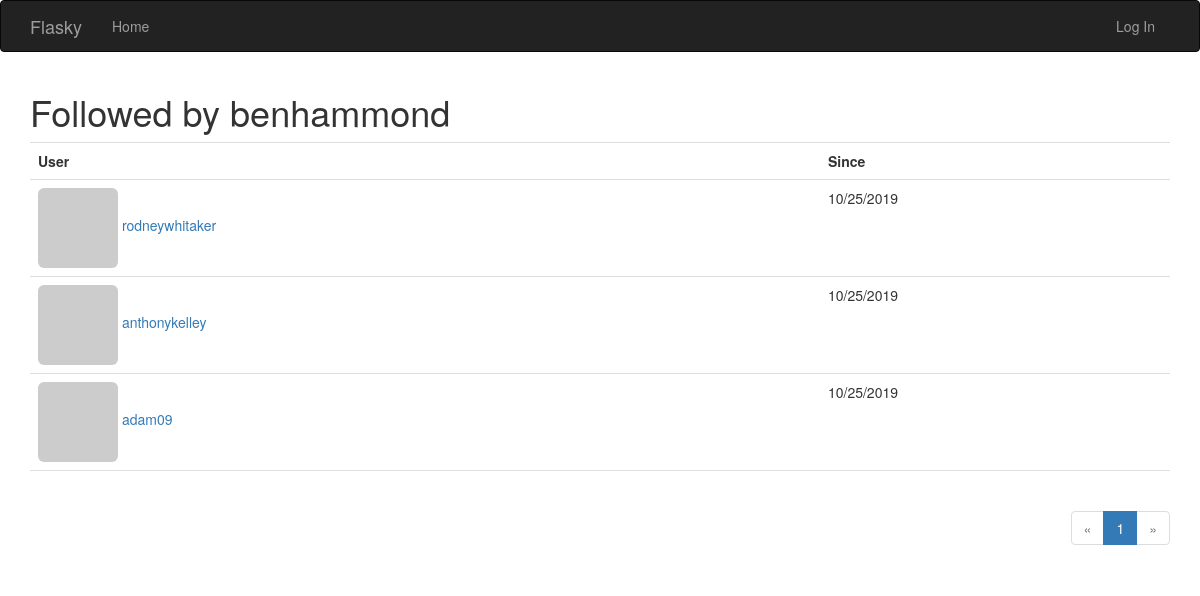
The app's page /followed_by/benhammond with its own data.
### app/models.py (models this page shows, shortened)
class User(UserMixin, db.Model):
    __tablename__ = 'users'
    id = db.Column(db.Integer, primary_key=True)
    email = db.Column(db.String(64), unique=True, index=True)
    username = db.Column(db.String(64), unique=True, index=True)
    role_id = db.Column(db.Integer, db.ForeignKey('roles.id'))
    password_hash = db.Column(db.String(128))
    confirmed = db.Column(db.Boolean, default=False)
    name = db.Column(db.String(64))
    location = db.Column(db.String(64))
    about_me = db.Column(db.Text())
    member_since = db.Column(db.DateTime(), default=datetime.utcnow)
    last_seen = db.Column(db.DateTime(), default=datetime.utcnow)
    avatar_hash = db.Column(db.String(32))
    posts = db.relationship('Post', backref='author', lazy='dynamic')
    followed = db.relationship('Follow',
                               foreign_keys=[Follow.follower_id],
                               backref=db.backref('follower', lazy='joined'),
                               lazy='dynamic',
                               cascade='all, delete-orphan')
    followers = db.relationship('Follow',
                                foreign_keys=[Follow.followed_id],
                                backref=db.backref('followed', lazy='joined'),
                                lazy='dynamic',
                                cascade='all, delete-orphan')
    comments = db.relationship('Comment', backref='author', lazy='dynamic')
    @property
    def password(self):
        raise AttributeError('password is not a readable attribute')
    def gravatar(self, size=100, default='identicon', rating='g'):
        if request.is_secure:
            url = 'https://secure.gravatar.com/avatar'
        else:
            url = 'http://secure.gravatar.com/avatar'
        hash= self.avatar_hash or self.gravatar_hash()
        return '{url}/{hash}?s={size}&d={default}&r={rating}'.format(
                url=url, hash=hash, size=size, default=default, rating=rating)

class Follow(db.Model):
    __tablename__ = 'follows'
    follower_id = db.Column(db.Integer, db.ForeignKey('users.id'),
                            primary_key=True)
    followed_id = db.Column(db.Integer, db.ForeignKey('users.id'),
                            primary_key=True)
    timestamp = db.Column(db.DateTime, default=datetime.utcnow)

### app/main/views.py (the view)
@main.route('/followed_by/<username>')
def followed_by(username):
    user = User.query.filter_by(username=username).first()
    if user is None:
        flash('Invalid user.')
        return redirect(url_for('.index'))
    page = request.args.get('page', 1, type=int)
    pagination = user.followed.paginate(
        page, per_page=current_app.config['FLASKY_FOLLOWERS_PER_PAGE'],
        error_out=False)
    follows = [{'user': item.followed, 'timestamp': item.timestamp}
               for item in pagination.items]
    return render_template('followers.html', user=user, title="Followed by",
                           endpoint='.followed_by', pagination=pagination,
                           follows=follows)

### app/auth/views.py (called while the page is built)
@auth.before_app_request
def before_request():
    if current_user.is_authenticated:
        current_user.ping()
        if not current_user.confirmed \
                and request.endpoint \
                and request.blueprint != 'auth' \
                and request.endpoint != 'static':
            return redirect(url_for('auth.unconfirmed'))

### app/main/__init__.py (called while the page is built)
@main.app_context_processor
def inject_permissions():
    return dict(Permission=Permission)

### app/models.py (called while the page is built)
    def can(self, permissions):
        return False

### app/templates/followers.html (shortened to what this page needs)
{% extends "base.html" %}
{% import "_macros.html" as macros %}
{% block page_content %}
<div calss="page-header">
    <h1>{{ title }} {{ user.username }}</h1>
<div>
<table class="table table-hover followers">
    <thread><tr><th>User</th><th>Since</th></tr></thread>
    {% for follow in follows %}
        {% if follow.user != user %}
        <tr>
            <td>
                <a href="{{ url_for('.user', username = follow.user.username) }}">
                    <img class="img-rounded" src="{{ follow.user.gravatar(size=32) }}">
                    {{ follow.user.username }}
                </a>
            </td>
            <td>{{ moment(follow.timestamp).format('L') }}</td>
        </tr>
        {% endif %}
    {% endfor %}
</table>
<div class="pagination">
    {{ macros.pagination_widget(pagination, endpoint, username = user.username) }}
</div>
{% endblock %}

### app/static/styles.css (style rules this page uses)
div.pagination { width: 100%; text-align: right; padding: 0px; margin: 0px; }
.table.followers tr { border-bottom: 1px solid #e0e0e0; }

### records on screen
User: username "benhammond"
User: user.username "rodneywhitaker"
Follow: timestamp "10/25/2019"
User: user.username "anthonykelley"
Follow: timestamp "10/25/2019"
User: user.username "adam09"
Follow: timestamp "10/25/2019"

### other values on screen
{{ title }} "Followed by"
{{ p }} "1"
